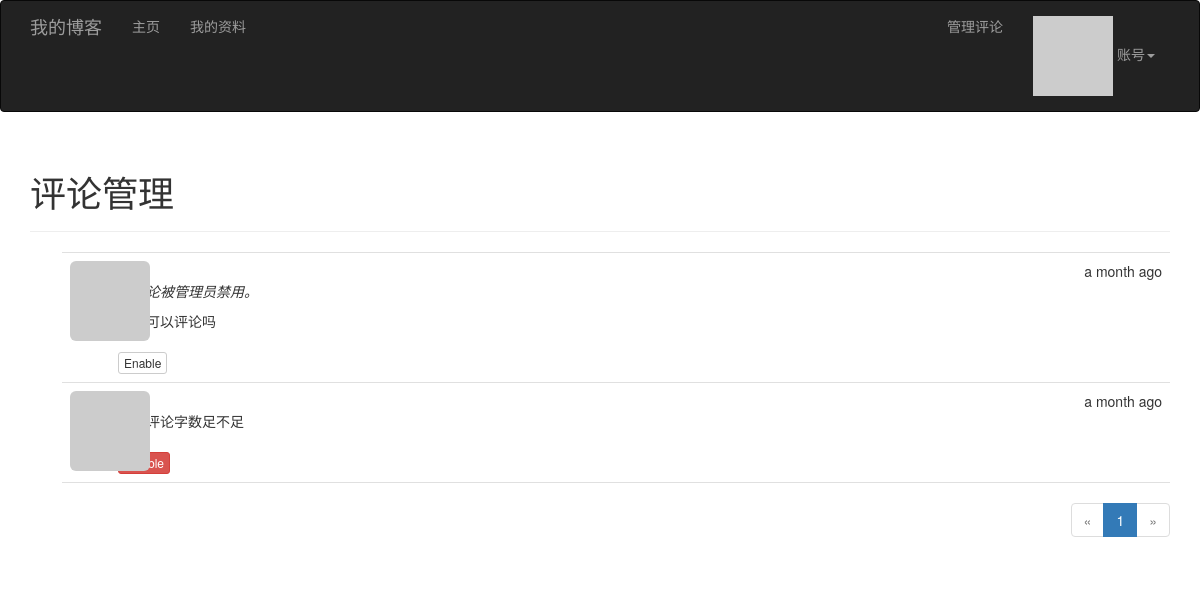
Screenshot of /moderate (signed in) with the database file from the repository.
### app/models.py (models this page shows, shortened)
class Comment(db.Model):
    __tablename__ = 'comments'
    id = db.Column(db.Integer, primary_key=True)
    body = db.Column(db.Text)
    body_html = db.Column(db.Text)
    timestamp = db.Column(db.DateTime, index=True, default=datetime.utcnow)
    author_id = db.Column(db.Integer, db.ForeignKey('users.id'))
    post_id = db.Column(db.Integer, db.ForeignKey('posts.id'))
    disabled = db.Column(db.Boolean)

### app/main/views.py (the view)
@main.route('/moderate')
@login_required
@permission_required(Permission.MODERATE)
def moderate():
    page = request.args.get('page', 1, type=int)
    pagination = Comment.query.order_by(Comment.timestamp.desc()).paginate(page, per_page=current_app.config['FLASKY_COMMENTS_PER_PAGE'], error_out=False)
    comments = pagination.items
    return render_template('moderate.html', comments=comments, pagination=pagination, page=page)

### app/auth/views.py (called while the page is built)
@auth.before_app_request
def before_request():
    if current_user.is_authenticated:
        current_user.ping()  # 更新已登录用户的访问时间
        if not current_user.confirmed and request.blueprint != 'auth' and request.endpoint != 'static':
            return redirect(url_for('auth.unconfirmed'))

### app/main/__init__.py (called while the page is built)
@main.app_context_processor
def inject_permissions():
    return dict(Permission=Permission)

### app/models.py (called while the page is built)
@login_manager.user_loader
def load_user(user_id):
    return User.query.get(int(user_id))

    def has_permission(self, perm):
        return self.permissions & perm == perm

    def gravatar_hash(self):
        return hashlib.md5(self.email.lower().encode('utf-8')).hexdigest()

    def gravatar(self, size=100, default='identicon', rating='g'):
        url = 'https://secure.gravatar.com/avatar'
        hash = self.avatar_hash or self.gravatar_hash()
        return '{url}/{hash}?s={size}&d={default}&r={rating}'.format(
            url=url, hash=hash, size=size, default=default, rating=rating)

    def can(self, permissons):
        return self.role is not None and self.role.has_permission(permissons)

    def ping(self):
        self.last_seen = datetime.utcnow()
        db.session.add(self)

### app/templates/moderate.html (shortened to what this page needs)
{% extends "base.html" %}
{% import "_macros.html" as macros %}
{% block page_content %}
<div class="page-header">
    <h1>评论管理</h1>
</div>
{% set moderate = True %}
{% include '_comments.html' %}
{% if pagination %}
<div class="pagination">
    {{ macros.pagination_widget(pagination, '.moderate') }}
</div>
{% endif %}
{% endblock %}

### app/templates/_comments.html
<ul class="comments">
    {% for comment in comments %}
    <li class="comment">
        <div class="comment-thumbnail">
            <a href="{{ url_for('.user', username=comment.author.username) }}">
                <img class="img-rounded profile-thumbnail" src="{{ comment.author.gravatar(size=40) }}">
            </a>
        </div>
        <div class="comment-content">
            <div class="comment-date">{{ moment(comment.timestamp).fromNow() }}</div>
            <div class="comment-author"><a href="{{ url_for('.user', username=comment.author.username) }}">{{ comment.author.username }}</a></div>
            <div class="comment-body">
                {% if comment.disabled %}
                <p><i>此评论被管理员禁用。</i></p>
                {% endif %}
                {% if moderate or not comment.disabled %}
                    {% if comment.body_html %}
                        {{ comment.body_html | safe }}
                    {% else %}
                        {{ comment.body }}
                    {% endif %}
                {% endif %}
            </div>
            {% if moderate %}
                <br>
                {% if comment.disabled %}
                <a class="btn btn-default btn-xs" href="{{ url_for('.moderate_enable', id=comment.id, page=page) }}">Enable</a>
                {% else %}
                <a class="btn btn-danger btn-xs" href="{{ url_for('.moderate_disable', id=comment.id, page=page) }}">Disable</a>
                {% endif %}
            {% endif %}
        </div>
    </li>
    {% endfor %}
</ul>

### app/static/styles.css (style rules this page uses)
.profile-thumbnail { position: absolute; }
ul.comments { list-style-type: none; padding: 0px; margin: 16px 0px 0px 0px; }
ul.comments li.comment { margin-left: 32px; padding: 8px; border-bottom: 1px solid #e0e0e0; }
ul.comments li.comment:nth-child(1) { border-top: 1px solid #e0e0e0; }
div.comment-date { float: right; }
div.comment-author { font-weight: bold; }
div.comment-thumbnail { position: absolute; }
div.comment-content { margin-left: 48px; min-height: 48px; }
div.pagination { width: 100%; text-align: right; padding: 0px; margin: 0px; }

### rows the page displays
Comment: timestamp "a month ago", disabled "此评论被管理员禁用。", body_html "自己可以评论吗"
Comment: timestamp "a month ago", body_html "我的评论字数足不足"

### other values shown
{{ p }} "1"
